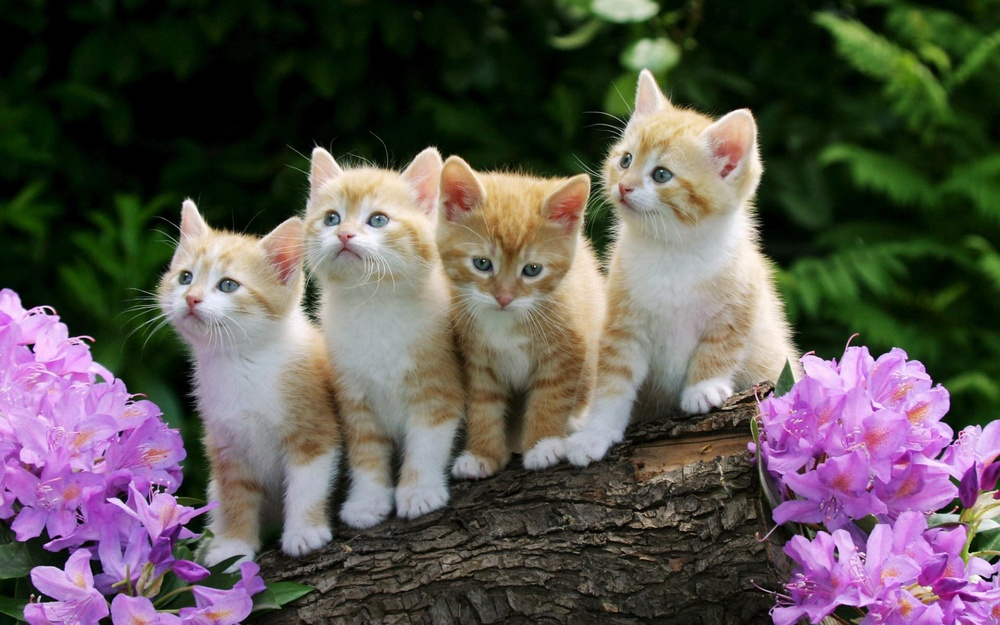
#> input picture Main Files/sample.jpg, 1000 x 625 px, shrunk from 1920 x 1200 before the run
$ python 5_thresholding.py
#> lines starting #> are read from the running program, lines starting #| are printed output that depends on the picture; after the words box and inside, x2 and y2 are one past the last pixel; in counts of white or black regions, pixels touching at a corner belong together
import cv2

# Load and convert to grayscale
image = cv2.imread('sample.jpg')
#> image is the input picture: shape (625, 1000, 3); mean B, G, R 82.1, 85.7, 91.9
gray = cv2.cvtColor(image, cv2.COLOR_BGR2GRAY)
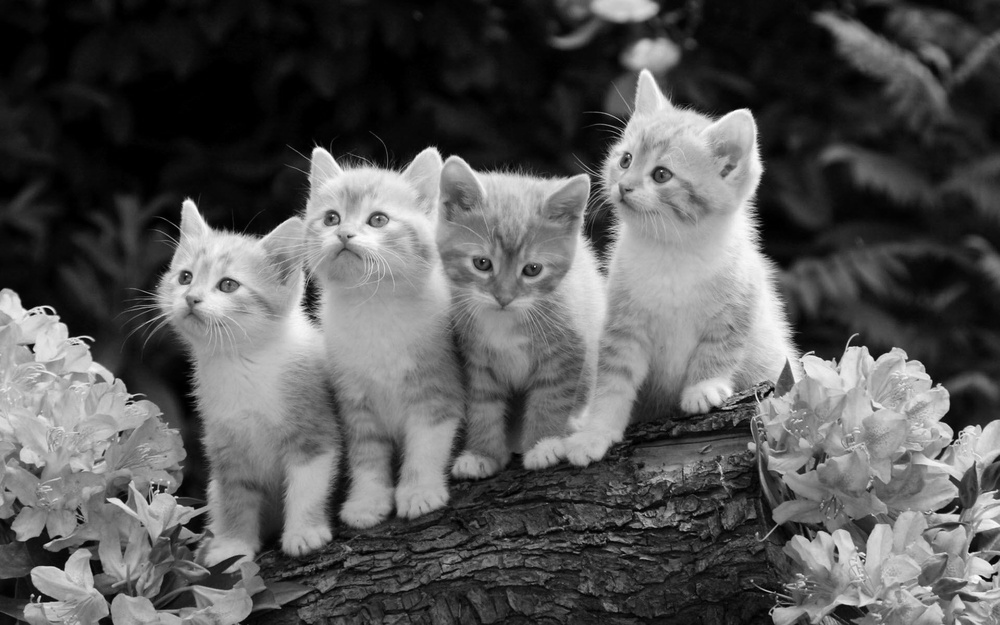
#> gray: shape (625, 1000); min 0, max 254, mean 87.1


# Apply simple binary threshold
_, thresh = cv2.threshold(gray, 170, 255, cv2.THRESH_BINARY)
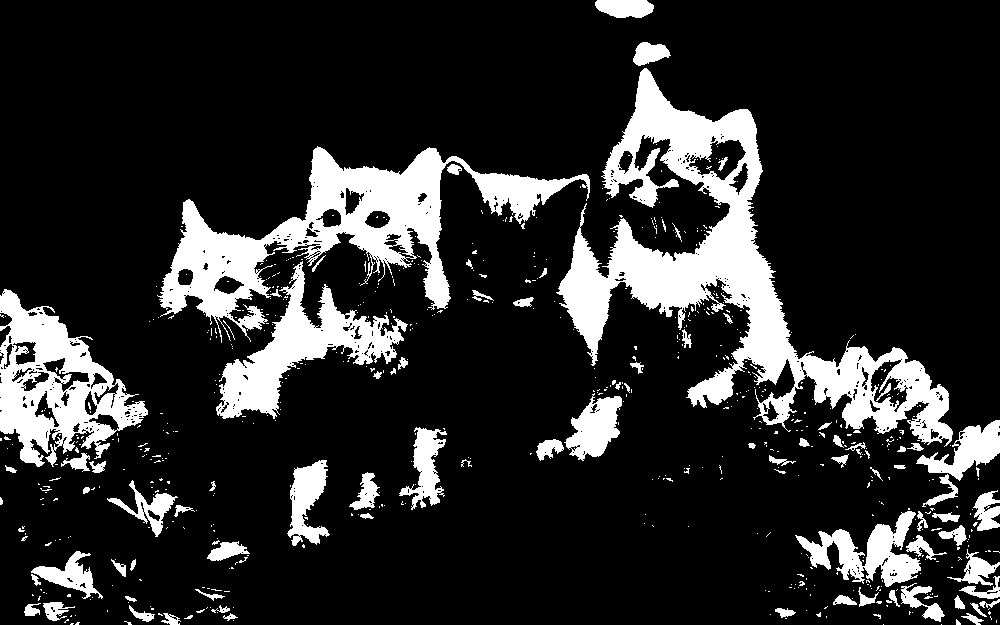
#> thresh: shape (625, 1000); 17.1% white; 662 white regions (575 under 20 px), largest, box (x1, y1, x2, y2) and area: (556, 68, 953, 447) 36169, (157, 146, 590, 343) 22715, (0, 289, 148, 467) 11786

# Show results
#cv2.imshow('Grayscale', gray)
cv2.imshow('Thresholded', thresh)
cv2.waitKey(0)
cv2.destroyAllWindows()
